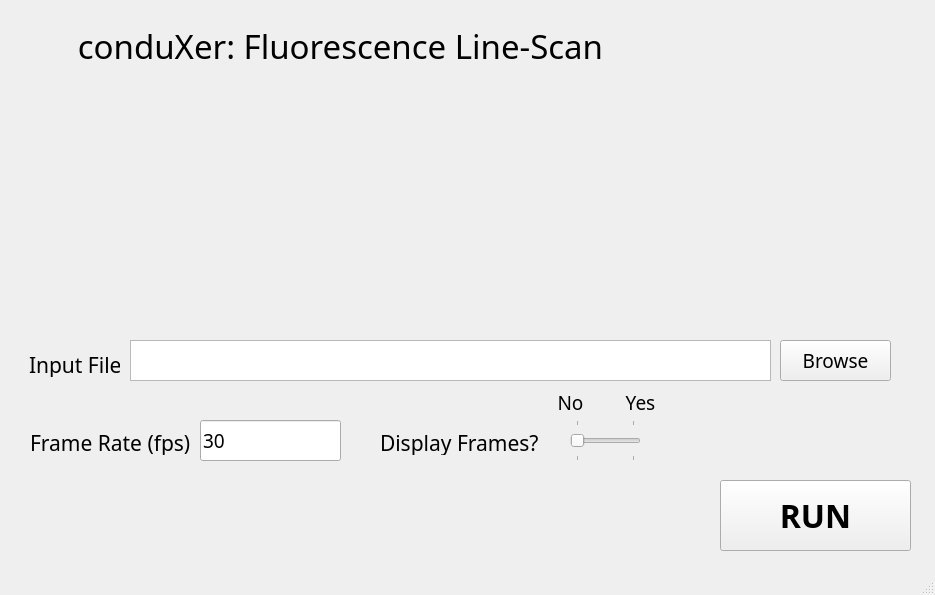
<?xml version="1.0" encoding="UTF-8"?>
<ui version="4.0">
 <class>contraWindow</class>
 <widget class="QMainWindow" name="contraWindow">
  <property name="geometry">
   <rect>
    <x>0</x>
    <y>0</y>
    <width>935</width>
    <height>595</height>
   </rect>
  </property>
  <property name="windowTitle">
   <string>MainWindow</string>
  </property>
  <widget class="QWidget" name="centralwidget">
   <widget class="QLabel" name="titleLabel">
    <property name="geometry">
     <rect>
      <x>20</x>
      <y>20</y>
      <width>641</width>
      <height>51</height>
     </rect>
    </property>
    <property name="font">
     <font>
      <family>Bahnschrift</family>
      <pointsize>25</pointsize>
     </font>
    </property>
    <property name="autoFillBackground">
     <bool>true</bool>
    </property>
    <property name="text">
     <string>conduXer: Fluorescence Line-Scan</string>
    </property>
    <property name="alignment">
     <set>Qt::AlignCenter</set>
    </property>
   </widget>
   <widget class="QLabel" name="inputFileLabel">
    <property name="geometry">
     <rect>
      <x>29</x>
      <y>352</y>
      <width>91</width>
      <height>25</height>
     </rect>
    </property>
    <property name="font">
     <font>
      <family>Bahnschrift</family>
      <pointsize>16</pointsize>
     </font>
    </property>
    <property name="text">
     <string>Input File:</string>
    </property>
    <property name="alignment">
     <set>Qt::AlignLeading|Qt::AlignLeft|Qt::AlignVCenter</set>
    </property>
   </widget>
   <widget class="QListWidget" name="inputFileEntry">
    <property name="geometry">
     <rect>
      <x>130</x>
      <y>340</y>
      <width>641</width>
      <height>41</height>
     </rect>
    </property>
    <property name="sizePolicy">
     <sizepolicy hsizetype="Expanding" vsizetype="Fixed">
      <horstretch>0</horstretch>
      <verstretch>0</verstretch>
     </sizepolicy>
    </property>
    <property name="minimumSize">
     <size>
      <width>0</width>
      <height>20</height>
     </size>
    </property>
    <property name="font">
     <font>
      <family>Bahnschrift</family>
      <pointsize>12</pointsize>
     </font>
    </property>
    <property name="lineWidth">
     <number>1</number>
    </property>
    <property name="iconSize">
     <size>
      <width>0</width>
      <height>0</height>
     </size>
    </property>
    <property name="resizeMode">
     <enum>QListView::Fixed</enum>
    </property>
    <property name="gridSize">
     <size>
      <width>0</width>
      <height>0</height>
     </size>
    </property>
    <property name="batchSize">
     <number>100</number>
    </property>
   </widget>
   <widget class="QPushButton" name="browseButton">
    <property name="geometry">
     <rect>
      <x>780</x>
      <y>340</y>
      <width>111</width>
      <height>41</height>
     </rect>
    </property>
    <property name="font">
     <font>
      <family>Bahnschrift</family>
      <pointsize>14</pointsize>
     </font>
    </property>
    <property name="text">
     <string>Browse</string>
    </property>
   </widget>
   <widget class="QLabel" name="fpsLabel">
    <property name="geometry">
     <rect>
      <x>30</x>
      <y>430</y>
      <width>160</width>
      <height>25</height>
     </rect>
    </property>
    <property name="font">
     <font>
      <family>Bahnschrift</family>
      <pointsize>16</pointsize>
     </font>
    </property>
    <property name="text">
     <string>Frame Rate (fps):</string>
    </property>
    <property name="alignment">
     <set>Qt::AlignLeading|Qt::AlignLeft|Qt::AlignVCenter</set>
    </property>
   </widget>
   <widget class="QLineEdit" name="fpsEntry">
    <property name="geometry">
     <rect>
      <x>200</x>
      <y>420</y>
      <width>141</width>
      <height>41</height>
     </rect>
    </property>
    <property name="sizePolicy">
     <sizepolicy hsizetype="Expanding" vsizetype="Fixed">
      <horstretch>0</horstretch>
      <verstretch>0</verstretch>
     </sizepolicy>
    </property>
    <property name="minimumSize">
     <size>
      <width>0</width>
      <height>20</height>
     </size>
    </property>
    <property name="font">
     <font>
      <family>Bahnschrift Condensed</family>
      <pointsize>14</pointsize>
     </font>
    </property>
    <property name="layoutDirection">
     <enum>Qt::LeftToRight</enum>
    </property>
    <property name="text">
     <string>30</string>
    </property>
    <property name="cursorPosition">
     <number>2</number>
    </property>
   </widget>
   <widget class="QPushButton" name="runButton">
    <property name="geometry">
     <rect>
      <x>720</x>
      <y>480</y>
      <width>191</width>
      <height>71</height>
     </rect>
    </property>
    <property name="font">
     <font>
      <family>Bahnschrift</family>
      <pointsize>24</pointsize>
      <weight>75</weight>
      <bold>true</bold>
     </font>
    </property>
    <property name="text">
     <string>RUN</string>
    </property>
   </widget>
   <widget class="QLabel" name="label">
    <property name="geometry">
     <rect>
      <x>0</x>
      <y>0</y>
      <width>941</width>
      <height>321</height>
     </rect>
    </property>
    <property name="text">
     <string/>
    </property>
    <property name="pixmap">
     <pixmap>images/fluo.png</pixmap>
    </property>
    <property name="scaledContents">
     <bool>true</bool>
    </property>
   </widget>
   <widget class="QSlider" name="displayFramesOpt">
    <property name="geometry">
     <rect>
      <x>570</x>
      <y>420</y>
      <width>71</width>
      <height>41</height>
     </rect>
    </property>
    <property name="maximum">
     <number>1</number>
    </property>
    <property name="sliderPosition">
     <number>0</number>
    </property>
    <property name="orientation">
     <enum>Qt::Horizontal</enum>
    </property>
    <property name="tickPosition">
     <enum>QSlider::TicksBothSides</enum>
    </property>
   </widget>
   <widget class="QLabel" name="dispOptNot">
    <property name="geometry">
     <rect>
      <x>550</x>
      <y>390</y>
      <width>41</width>
      <height>25</height>
     </rect>
    </property>
    <property name="font">
     <font>
      <family>Bahnschrift</family>
      <pointsize>14</pointsize>
     </font>
    </property>
    <property name="text">
     <string>No</string>
    </property>
    <property name="alignment">
     <set>Qt::AlignCenter</set>
    </property>
   </widget>
   <widget class="QLabel" name="dispOptYes">
    <property name="geometry">
     <rect>
      <x>620</x>
      <y>390</y>
      <width>41</width>
      <height>25</height>
     </rect>
    </property>
    <property name="font">
     <font>
      <family>Bahnschrift</family>
      <pointsize>14</pointsize>
     </font>
    </property>
    <property name="text">
     <string>Yes</string>
    </property>
    <property name="alignment">
     <set>Qt::AlignCenter</set>
    </property>
   </widget>
   <widget class="QLabel" name="displayFramesLabel">
    <property name="geometry">
     <rect>
      <x>380</x>
      <y>430</y>
      <width>181</width>
      <height>25</height>
     </rect>
    </property>
    <property name="font">
     <font>
      <family>Bahnschrift</family>
      <pointsize>16</pointsize>
     </font>
    </property>
    <property name="text">
     <string>Display Frames?</string>
    </property>
    <property name="alignment">
     <set>Qt::AlignLeading|Qt::AlignLeft|Qt::AlignVCenter</set>
    </property>
   </widget>
   <zorder>inputFileLabel</zorder>
   <zorder>inputFileEntry</zorder>
   <zorder>browseButton</zorder>
   <zorder>fpsLabel</zorder>
   <zorder>fpsEntry</zorder>
   <zorder>runButton</zorder>
   <zorder>label</zorder>
   <zorder>titleLabel</zorder>
   <zorder>displayFramesOpt</zorder>
   <zorder>dispOptNot</zorder>
   <zorder>dispOptYes</zorder>
   <zorder>displayFramesLabel</zorder>
  </widget>
  <widget class="QMenuBar" name="menubar">
   <property name="geometry">
    <rect>
     <x>0</x>
     <y>0</y>
     <width>935</width>
     <height>21</height>
    </rect>
   </property>
  </widget>
  <widget class="QStatusBar" name="statusbar"/>
 </widget>
 <resources/>
 <connections/>
</ui>
